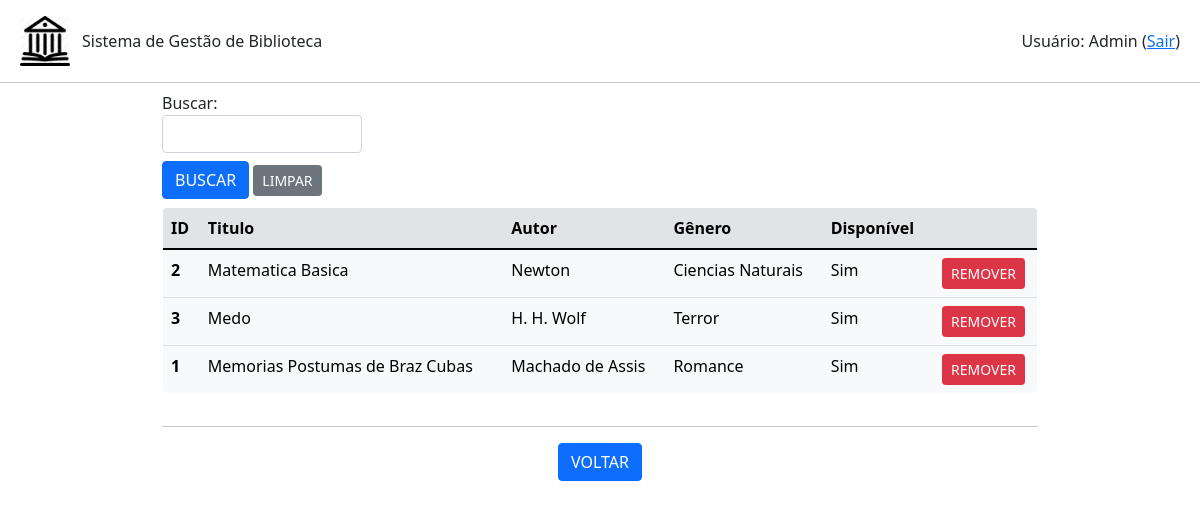
Before: /livro/listar (signed in) with the older database file.
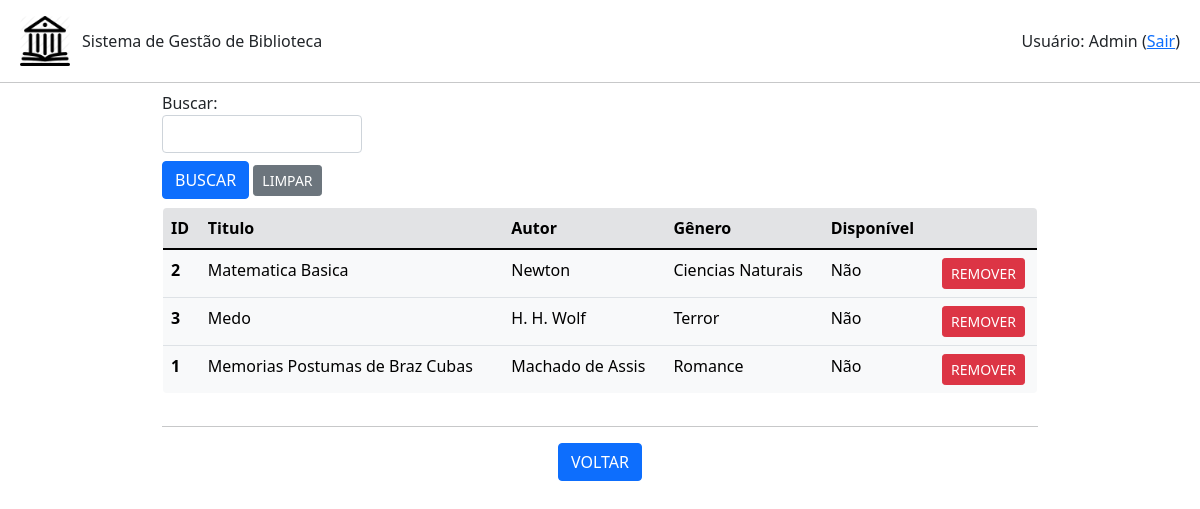
After: the same page with the newer database file.
### livro.py (models this page shows)
class Livro(db.Model):
    id = db.Column(db.Integer, primary_key=True)
    titulo = db.Column(db.String(200), unique=False, nullable=False)
    autor = db.Column(db.String(80), unique=False, nullable=False)
    genero = db.Column(db.String(120), unique=False, nullable=False)
    disponivel = db.Column(db.Boolean, default=True)
    emprestimo = db.relationship('Emprestimo', backref='livro', lazy=True)

### app.py (the view, shortened to what this page needs)
@app.route('/livro/listar', methods=['POST','GET'])
def listar_livros():
    if session.get('autenticado',False)==False:
        flash(u'Login necessário!', category='warning')
        return(redirect(url_for('login')))
    form = BuscaForm()
    livros = Livro.query.order_by(Livro.titulo).all()
    return(render_template('livros.html', livros=livros, form=form, action=url_for('listar_livros')))

### formBusca.py
class BuscaForm(FlaskForm):
    campo = StringField('Buscar: ', validators=[DataRequired()])
    enviar = SubmitField('BUSCAR')

### templates/livros.html (shortened to what this page needs)
{% extends "base.html" %}
{% block conteudo %}
<div class="container-fluid mx-auto" style="width: 75%;">
    {% from 'bootstrap/form.html' import render_field %}
    <form method="post">
        <div class="mt-2" style="width: 200px;">
            {{ render_field(form.campo) }}
        </div>
        <div class="mt-2 mb-2">
            {{ render_field(form.enviar, button_style="primary", button_size="sm") }}
            <a class="btn btn-secondary btn-sm" href="{{url_for('listar_livros')}}" role="button">LIMPAR</a>
        </div>
    </form>
    <div style="max-height: 400px; overflow-y: auto;">
        <table class=" table table-light border rounded-3" style="overflow: hidden;">
            <thead>
            <tr class="table-secondary">
                <th scope="col">ID</th>
                <th scope="col">Titulo</th>
                <th scope="col">Autor</th>
                <th scope="col">Gênero</th>
                <th scope="col">Disponível</th>
                <th scope="col"></th>
            </tr>
            </thead>
            <tbody>
                {% for livro in livros %}
                    <tr>
                        <th scope="row">{{livro.id}}</th>
                        <td>{{livro.titulo}}</td>
                        <td>{{livro.autor}}</td>
                        <td>{{livro.genero}}</td>
                        {% if livro.disponivel == True %}
                            <td>Sim</td>
                        {% else %}
                            <td>Não</td>
                        {% endif %}
                        <td class="text-center"><a class="btn btn-danger btn-sm" href="{{url_for('remover_livro', id_livro=livro.id)}}" role="button">REMOVER</a></td>
                    </tr>
                {% endfor %}
            </tbody>
        </table>
    </div>
    <hr>
    <div class="row text-center">
        <div class="col mr-1">
            <a class="btn btn-primary" href="{{url_for('root')}}" role="button">VOLTAR</a>
        </div>
    </div>
</div>
{% endblock %}

Changed rows visible on the page:
changed Livro "Matematica Basica": disponivel "Sim" → "Não"
changed Livro "Medo": disponivel "Sim" → "Não"
changed Livro "Memorias Postumas de Braz Cubas": disponivel "Sim" → "Não"
